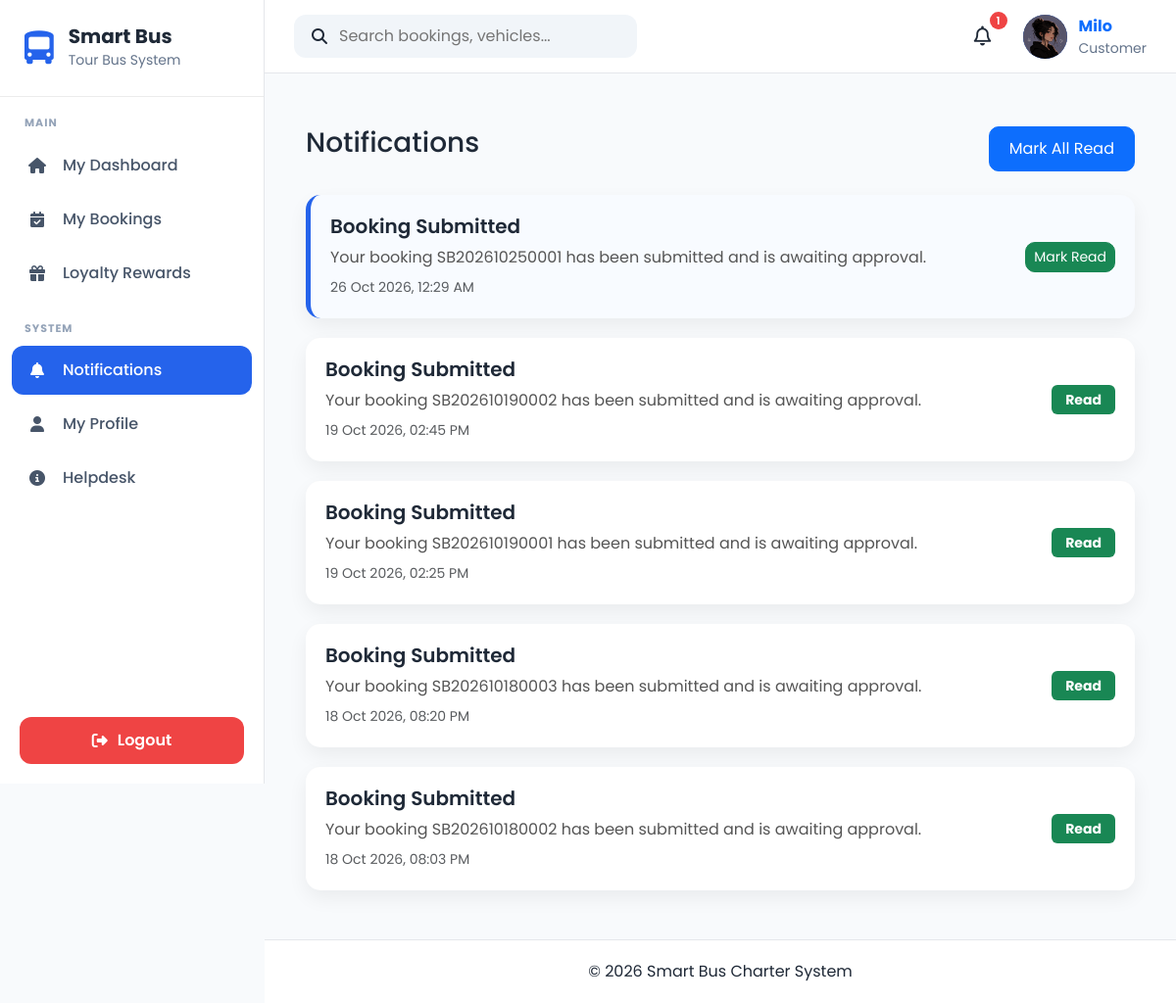
The page /notifications/ (signed in) on the database as committed earlier.
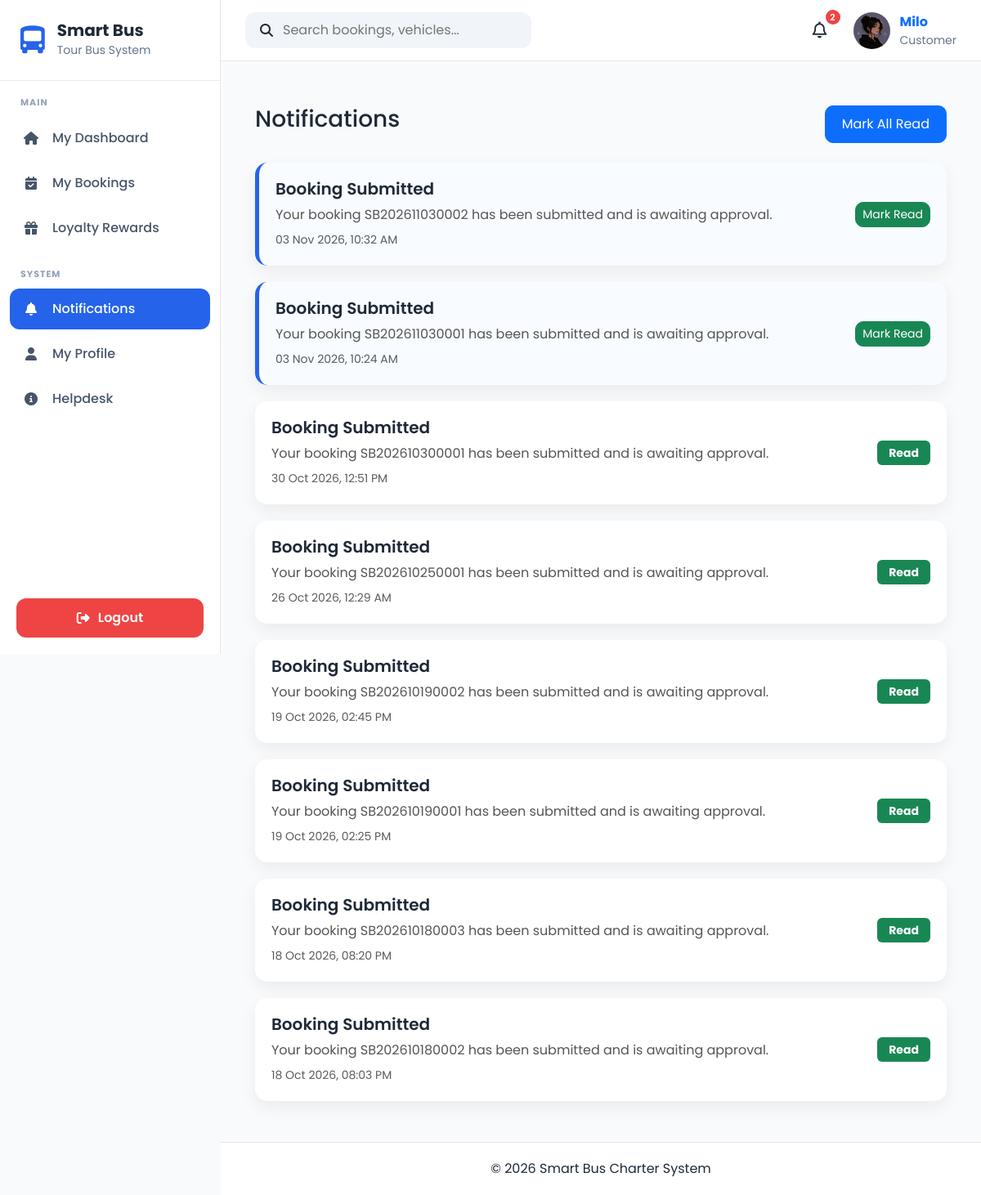
The same page on the database as committed later.
### apps/notifications/models.py (models this page shows, shortened)
class NotificationRecipient(models.Model):
    notification = models.ForeignKey(
        Notification,
        on_delete=models.CASCADE,
        related_name="recipients"
    )
    user = models.ForeignKey(
        User,
        on_delete=models.CASCADE,
        related_name="notification_recipients"
    )
    is_read = models.BooleanField(
        default=False
    )
    read_at = models.DateTimeField(
        blank=True,
        null=True
    )
    class Meta:
        unique_together = ("notification", "user")

class Notification(models.Model):
    INFO = "info"
    SUCCESS = "success"
    WARNING = "warning"
    DANGER = "danger"
    TYPE_CHOICES = [
        (INFO, "Info"),
        (SUCCESS, "Success"),
        (WARNING, "Warning"),
        (DANGER, "Danger"),
    ]
    BOOKING = "booking"
    VEHICLE = "vehicle"
    CUSTOMER = "customer"
    DRIVER = "driver"
    PAYMENT = "payment"
    FUEL = "fuel"
    MAINTENANCE = "maintenance"
    AI = "ai"
    SYSTEM = "system"
    CATEGORY_CHOICES = [
        (BOOKING, "Booking"),
        (VEHICLE, "Vehicle"),
        (CUSTOMER, "Customer"),
        (DRIVER, "Driver"),
        (PAYMENT, "Payment"),
        (FUEL, "Fuel"),
        (MAINTENANCE, "Maintenance"),
        (AI, "AI Prediction"),
        (SYSTEM, "System"),
    ]
    title = models.CharField(
        max_length=200
    )
    message = models.TextField()
    category = models.CharField(
        max_length=30,
        choices=CATEGORY_CHOICES,
        default=SYSTEM
    )
    notification_type = models.CharField(
        max_length=20,
        choices=TYPE_CHOICES,
        default=INFO
    )
    link = models.CharField(
        max_length=300,
        blank=True
    )
    created_at = models.DateTimeField(
        auto_now_add=True
    )
    class Meta:
        ordering = ["-created_at"]

### apps/notifications/views.py (the view)
@login_required
def notification_list(request):
    notifications = (
        NotificationRecipient.objects
        .filter(user=request.user)
        .select_related("notification")
        .order_by("-notification__created_at")
    )
    return render(
        request,
        "notifications/notification_list.html",
        {
            "notifications": notifications
        }
    )

### apps/accounts/context_processors.py (called while the page is built)
def user_role(request):
    role = None
    if request.user.is_authenticated:
        try:
            role = request.user.profile.role
        except Exception:
            role = None
    return {
        "user_role": role
    }

### apps/notifications/context_processors.py (called while the page is built)
def notification_context(request):
    if not request.user.is_authenticated:
        return {}
    notifications = (
        NotificationRecipient.objects
        .filter(user=request.user)
        .select_related("notification")
        .order_by("-notification__created_at")[:5]
    )
    unread_count = (
        NotificationRecipient.objects
        .filter(
            user=request.user,
            is_read=False
        )
        .count()
    )
    return {
        "navbar_notifications": notifications,
        "unread_notifications": unread_count,
    }

### templates/notifications/notification_list.html (shortened to what this page needs)
{% extends "layouts/base.html" %}
{% load static %}
{% block extra_css %}
<link rel="stylesheet" href="{% static 'css/notifications.css' %}">
{% endblock %}
{% block content %}
<div class="container mt-4">
    <div class="d-flex justify-content-between mb-4">
        <h3>
            Notifications
        </h3>
        <a
            href="{% url 'notifications:read_all' %}"
            class="btn btn-primary"
        >
            Mark All Read
        </a>
    </div>
{% for item in notifications %}
<div class="notification-card {% if not item.is_read %}unread{% endif %}">
    <div class="notification-content">
        <h5>{{ item.notification.title }}</h5>
        <p>{{ item.notification.message }}</p>
        <small class="text-muted">
            {{ item.notification.created_at|date:"d M Y, h:i A" }}
        </small>
    </div>
    <div class="notification-actions">
        {% if not item.is_read %}
            <a href="{% url 'notifications:read' item.pk %}"
               class="btn btn-success btn-sm">
                Mark Read
            </a>
        {% else %}
            <span class="badge bg-success">
                Read
            </span>
        {% endif %}
    </div>
</div>
{% empty %}
<div class="alert alert-info">
    No notifications available.
</div>
{% endfor %}
</div>
{% endblock %}

### templates/components/navbar.html (shortened to what this page needs)
{% load static %}
<nav class="navbar-custom">
    <div class="navbar-left">
        <div class="search-box">
            <i class="fa-solid fa-magnifying-glass"></i>
            <input
                type="text"
                placeholder="Search bookings, vehicles..."
            >
        </div>
    </div>
    <div class="navbar-right">
            <div class="notification-icon">
                <button
                    class="notification-btn"
                    id = "notificationBtn">
                    <i class="fa-regular fa-bell"></i>
                    <span
                        class="notification-count"
                        id="notificationCount"
                         {% if unread_notifications == 0 %}style="display:none;"{% endif %}>
                        {{ unread_notifications }}
                    </span>
                </button>
            </div>
        <a href="{% url 'accounts:profile' %}" class="profile-link">
            <div class="profile-menu">
                {% if request.user.profile.profile_picture %}
                    <img
                        src="{{ request.user.profile.profile_picture.url }}"
                        alt="Profile Picture"
                        class="profile-avatar profile-image"
                    >
                {% else %}
                    <div class="profile-avatar">
                        {{ request.user.username|first|upper }}
                    </div>
                {% endif %}
                <div class="profile-info">
                    <strong>{{ request.user.username }}</strong>
                    <small>
                        {{ request.user.profile.role|default:"User" }}
                    </small>
                </div>
            </div>
        </a>
    </div>
</nav>

Rows that differ between the two databases and show on the page:
added NotificationRecipient: notification "Booking Submitted", notification.message "Your booking SB202611030002 has been submitted and is awaiting approval.", notification.created_at "03 Nov 2026, 10:32 AM", is_read "Mark Read"
added NotificationRecipient: notification "Booking Submitted", notification.message "Your booking SB202611030001 has been submitted and is awaiting approval.", notification.created_at "03 Nov 2026, 10:24 AM", is_read "Mark Read"
added NotificationRecipient: notification "Booking Submitted", notification.message "Your booking SB202610300001 has been submitted and is awaiting approval.", notification.created_at "30 Oct 2026, 12:51 PM", is_read "Read"
changed NotificationRecipient "Your booking SB202610250001 has been submitted and is awaiting approval.": is_read "Mark Read" → "Read"
Other text that changed with them:
{{ unread_notifications }}: "1" → "2"
